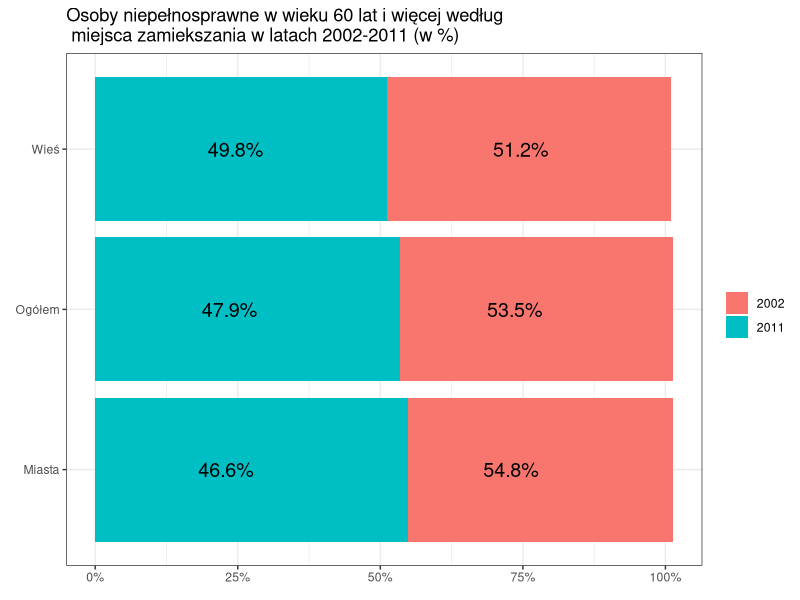

Generate this figure with R:
## ---- chunk 1

library(ggplot2)
library(ggthemes)
kategorie <- c("Ogółem","Ogółem","Miasta","Miasta","Wieś","Wieś")
wartosci <- c(0.479,0.535,0.466,0.548,0.498,0.512)
rok <- c(2002,2011,2002,2011,2002,2011)
df <- data.frame(kategorie,wartosci,rok)
ggplot(df,aes(x = kategorie, y = wartosci,label = scales::percent(wartosci))) + geom_bar(aes(fill = factor(rok)),stat='identity')  + labs(fill = element_blank(),x = element_blank(),y = element_blank(),title = "Osoby niepełnosprawne w wieku 60 lat i więcej według \n miejsca zamiekszania w latach 2002-2011 (w %)") + scale_y_continuous(labels = scales::percent) + 
   geom_text(size = 5,position = position_fill(vjust = 0.5)) + coord_flip() + theme_bw()

